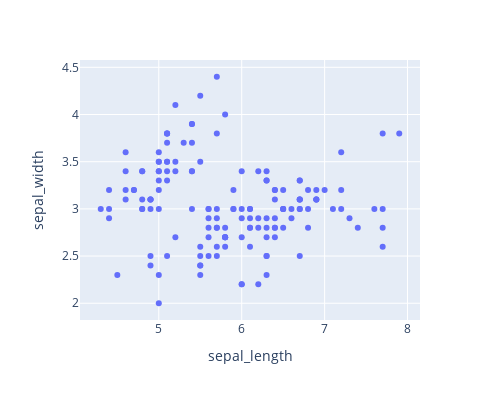

Notebook source saved alongside this figure:
### Code cell
px.scatter(data_frame=df, x='sepal_length', y = 'sepal_width', width=500, height=400)

### Figure 1 — Plotly figure (JSON) as saved in the notebook; plotly's stock layout.template omitted (floating-point values rounded to 4 significant figures; data arrays with more than 128 entries replaced by an {"elided": "..."} marker saying what was removed)
{"data": [{"hovertemplate": "sepal_length=%{x}<br>sepal_width=%{y}<extra></extra>", "legendgroup": "", "marker": {"color": "#636efa", "symbol": "circle"}, "mode": "markers", "name": "", "orientation": "v", "showlegend": false, "type": "scatter", "x": {"elided": "150 float values"}, "xaxis": "x", "y": {"elided": "150 float values"}, "yaxis": "y"}], "layout": {"height": 400, "legend": {"tracegroupgap": 0}, "margin": {"t": 60}, "width": 500, "xaxis": {"anchor": "y", "domain": [0, 1], "title": {"text": "sepal_length"}}, "yaxis": {"anchor": "x", "domain": [0, 1], "title": {"text": "sepal_width"}}}}
